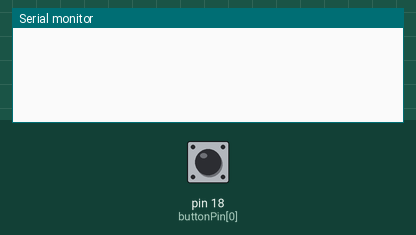
This sketch was run on a simulated Arduino Uno, built with avr-gcc and run on an emulated ATmega328P. On the bench: the last lines printed to the serial monitor. The test bench sets the inputs (shaded band); at power-on: pin 18 (buttonPin[0]) LOW.

Above: at 1.2 s.
1.3 s: pin 18 (buttonPin[0]) pulled HIGH for 0.15 s
At 2.3 s:
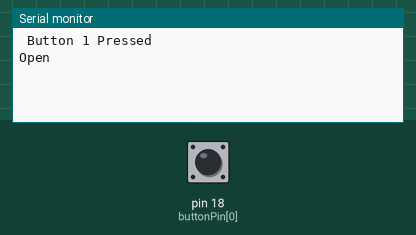
At 5.0 s:
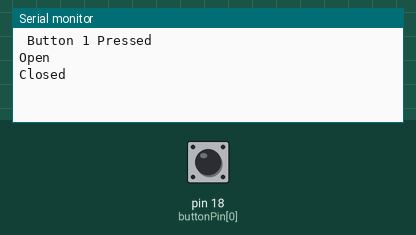

The sketch:

test_elettrovalvola.ino
```cpp
#define VALVNUM 1
const int valvPin[VALVNUM] = {0};//, 1, 2, 3, 4, 5};
const int buttonPin[VALVNUM] = {18};//, 19, 20, 21, 22, 23};
int buttonState[VALVNUM] = {0};//, 0, 0, 0, 0, 0};
const long fluxTime = 2900;


void setup() {
  Serial.begin(9600);
  pinMode(valvPin[0], OUTPUT);
  pinMode(buttonPin[0], INPUT);
  digitalWrite(valvPin[0], HIGH);

//  pinMode(valvPin[1], OUTPUT);
//  pinMode(buttonPin[1], INPUT);
//  digitalWrite(valvPin[1], HIGH);
//
//  pinMode(valvPin[2], OUTPUT);
//  pinMode(buttonPin[2], INPUT);
//  digitalWrite(valvPin[2], HIGH);
//
//  pinMode(valvPin[3], OUTPUT);
//  pinMode(buttonPin[3], INPUT);
//  digitalWrite(valvPin[3], HIGH);
//
//  pinMode(valvPin[4], OUTPUT);
//  pinMode(buttonPin[4], INPUT);
//  digitalWrite(valvPin[4], HIGH);
//
//  pinMode(valvPin[5], OUTPUT);
//  pinMode(buttonPin[5], INPUT);
//  digitalWrite(valvPin[5], HIGH);
}
void loop() {

  for (int i = 0; i < VALVNUM; i++) {
    buttonState[i] = digitalRead(buttonPin[i]);

    if (buttonState[i]) {
      Serial.print(" Button ");Serial.print(i+1);Serial.println(" Pressed");
      openValv(valvPin[i], fluxTime);
    }
  }
}

void openValv(int v, long t) {
  digitalWrite(v, LOW);
  Serial.println("Open");
  delay(t);
  digitalWrite(v, HIGH);
  Serial.println("Closed");
}
```

Measured:
- after the input at 1.3 s, the serial monitor: prints a new line at once (image 1)
